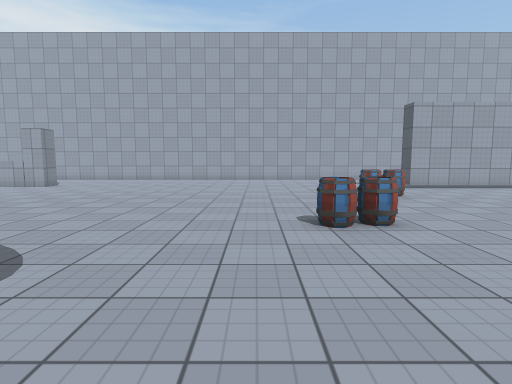
view 1 (above)

16 first-person views from a walk through a 3-D level made in the Unity game engine. The camera is 1.4 m above the floor, tilts 6° down and sees 80° across. The floor is counted in squares, 1 m on a side. Each view is taken from the middle of a square. On the plan, view 1 faces up. The plan holds only what a view shows up to about 14 squares ahead; the rest is blank. The place goes on beyond the plan. The player is left out. Some surface patterns are stand-ins.

view 2
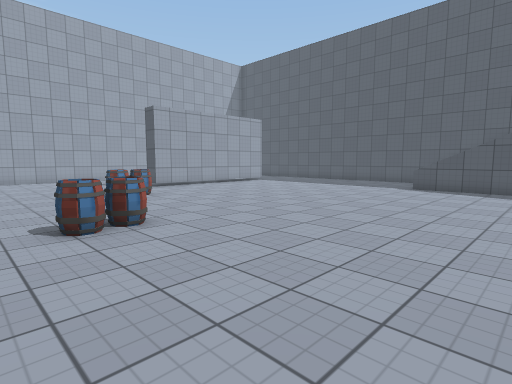

view 3
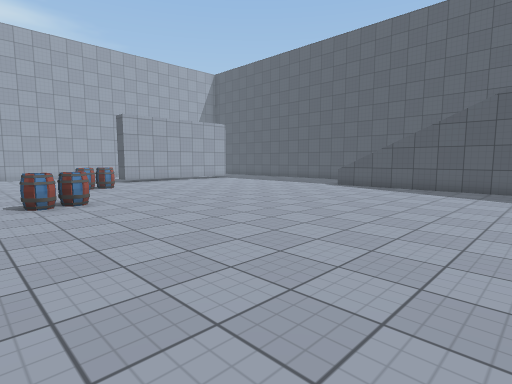

view 4
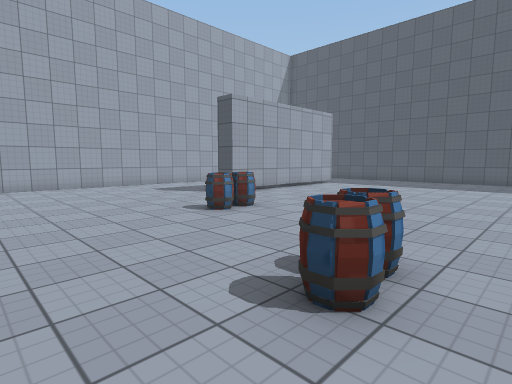

view 5
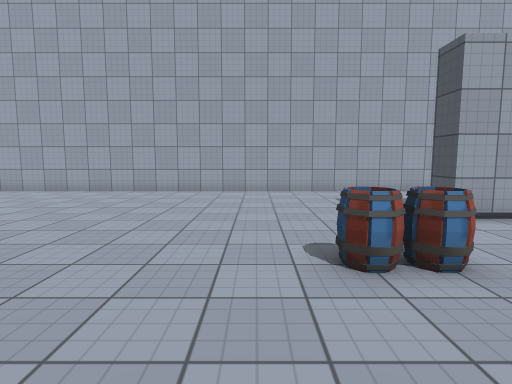

view 6
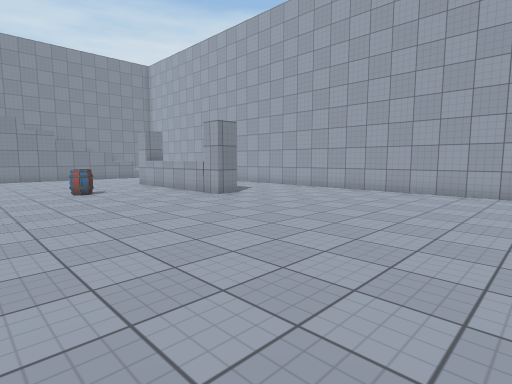

view 7
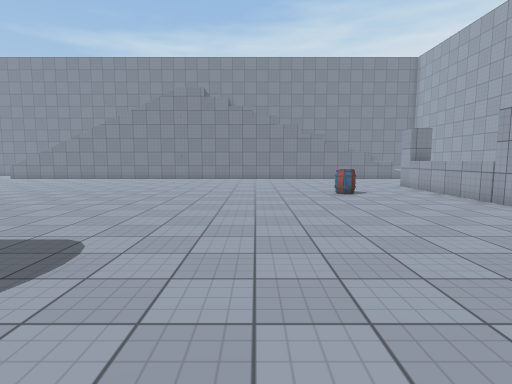

view 8
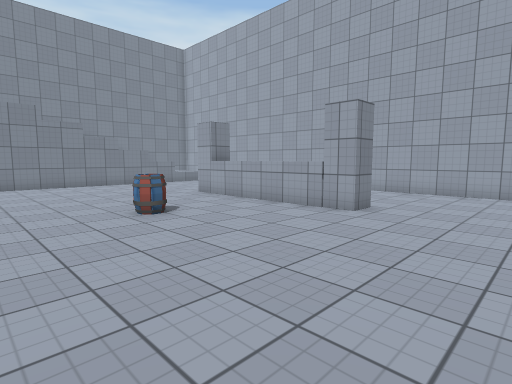

view 9
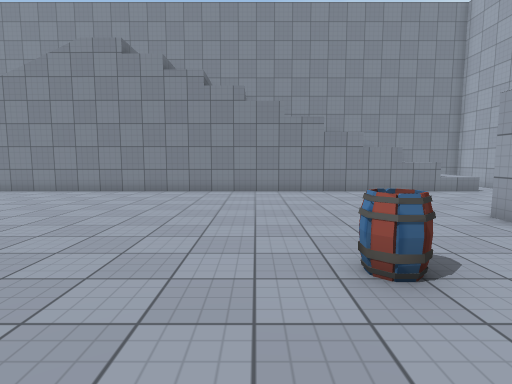

view 10
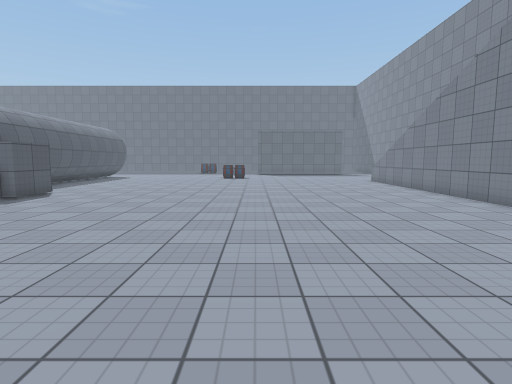

view 11
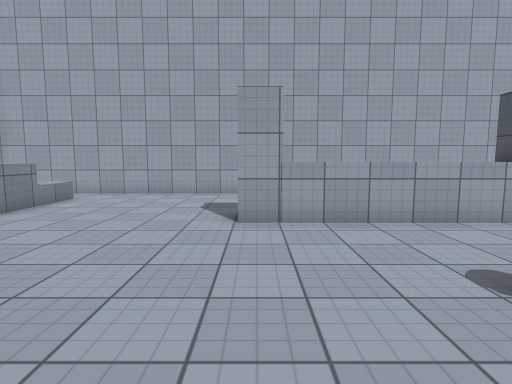

view 12
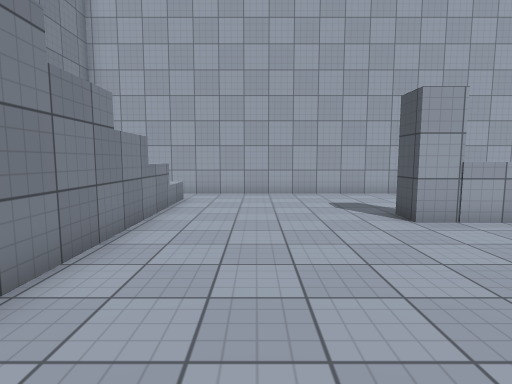

view 13
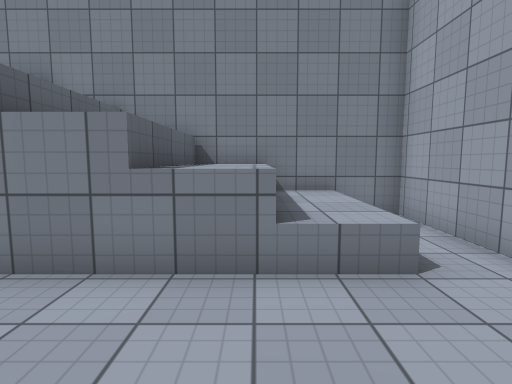

view 14
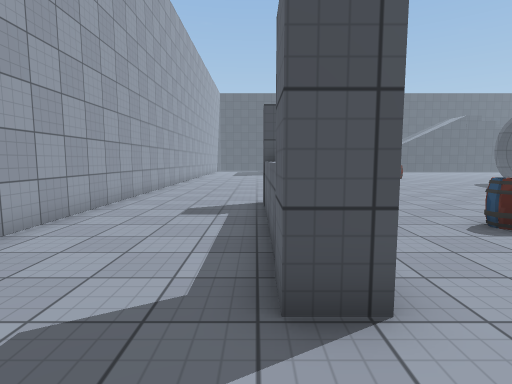

view 15
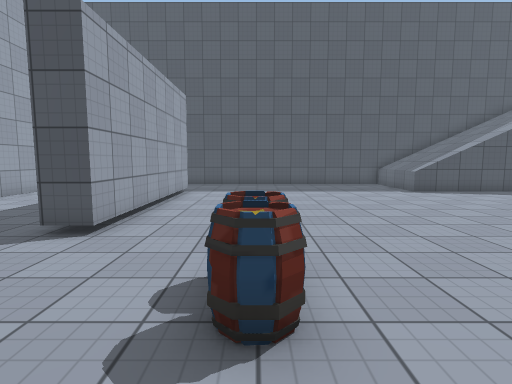

view 16
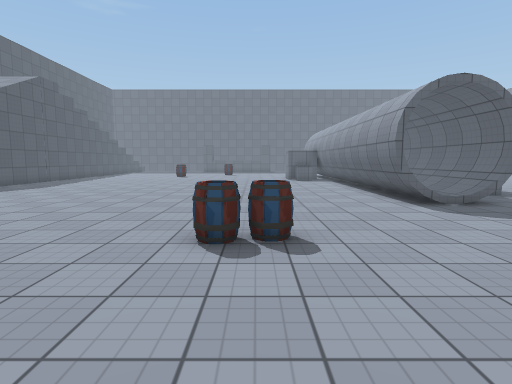

### Floor plan
Key: @ floor where view 1 was taken; # wall or solid block; . main floor; : floor 0.25 m higher than the main floor; / step, stairs or slope; ^ raised ledge; O other object.
Columns run from 29 left of view 1 to 16 right of it. Each row starts with its distance up from view 1.
 22 #########################################  ##
 21 #...................................      ..
 20 #^^^^...............................    ...
 19 #^^^^...............................   ...
 18 #^^^^...............................  ...
 17 #^^^^......#^^^^^##....................
 16 #####......#^^^^^##..................#
 15     #................................########
 14     #.........................................
 13     #.........................................
 12     #.........OO.................OOO.....
 11     #.........O...............................
 10     #.........................................
  9     #.........................................
  8     #.........................................
  7     #.........................OOO.............
  6     #..........................OO.............
  5     #........................................^
  4     #........................................^
  3     #........................................^
  2     #................  #/:##.................#
  1     #................ .#/:##.................#
  0     #.................^#/:##.@...............#
 -1     #................# #/:##.................#
 -2     #................###/ ##.................#
 -3     #................#        ...............#
 -4     #................        . .....

Where each view was taken, in squares from view 1:
view 1: 0 up, 0 right, facing up
view 2: 0 up, 0 right, facing up-right
view 3: 4 down, 0 right, facing up-right
view 4: 5 up, 1 left, facing up-right
view 5: 8 up, 3 right, facing up
view 6: 8 up, 1 left, facing up-left
view 7: 8 up, 2 left, facing left
view 8: 8 up, 7 left, facing up-left
view 9: 10 up, 11 left, facing left
view 10: 10 up, 17 left, facing down
view 11: 9 up, 18 left, facing up
view 12: 9 up, 22 left, facing up
view 13: 18 up, 21 left, facing left
view 14: 17 up, 21 left, facing right
view 15: 12 up, 2 right, facing right
view 16: 12 up, 2 right, facing down
